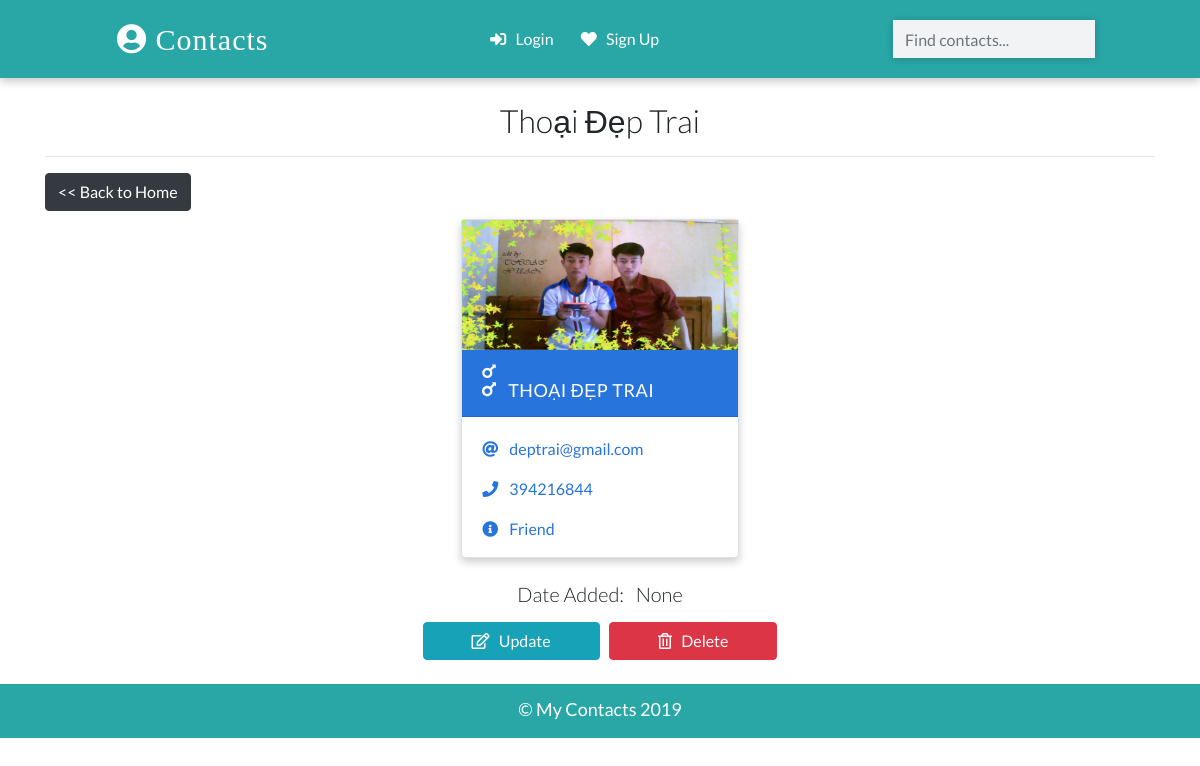
Page /detail/1/ on the committed database.
### app/models.py (models this page shows, shortened)
class Contact(models.Model):
    name = models.CharField(max_length=20)
    email = models.EmailField(max_length=120)
    phone = models.IntegerField()
    info = models.CharField(max_length=30)
    gender = models.CharField(max_length=50, choices=(
        ('male','Male'),
        ('female','Female')
    ))
    image = models.ImageField(upload_to='images/',blank=True)
    date_added = models.DateTimeField(default=datetime.now)
    class Meta:
        ordering =['-id']

### app/views.py (the view)
# urls.py: path('detail/<int:pk>/',views.ContactDetailView.as_view(),name="detail"),
class ContactDetailView(DetailView):
    template_name = 'detail.html'
    model = Contact
    context_object_name ='contact'

### templates/detail.html (shortened to what this page needs)
{% extends 'base.html' %}
{% load static %}
{% block content %}
    <div class="container">
      <h2 class="heading font-weight-light text-center">{{contact.name}}</h2>
      <hr />
      <a href="../../" class="btn btn-dark" role="button"><< Back to Home</a>
    </div>
    <div class="container main-part">
      {% include 'partials/_card.html' %}
    </div>
    <div class="container mt-3">
    <h5 class="text-center my-3 font-weight-light">Date Added: &nbsp; {{contact.date_added}}</h5>
    <p class="text-center text-light">
      <a class="btn btn-info px-5"
      href="{% url 'update' contact.id %}">
      <i class="far fa-edit"></i> &nbsp; Update
      </a>&nbsp;&nbsp;
      <a class="btn btn-danger px-5"
      href="{% url 'delete' contact.id %}"
      >
      <i class="far fa-trash-alt"></i> &nbsp; Delete</a>
      </p>
    </div>
    {% endblock content %}

### templates/partials/_card.html (shortened to what this page needs)
{% load static %}
{% if contact.gender == 'male' %}
  <div class="card my-2 mx-2 boy-card {% if 'detail' in request.path%}mx-auto w-25{%endif%}">
    <img src="{% if contact.image %}
    {{contact.image.url}}
    {% else %}
    {% static './images/boy.png' %}
    {% endif %}" class="img-fluid" />
    <div class="card-header">
      <a href="{% url 'detail' contact.id %}" class="text-white header-link"
        ><i class="fas fa-mars mr-2"></i> {{contact.name}}</a
      >
    </div>
    <div class="card-body pb-0">
      <p>
        <i class="fas fa-at mr-2"></i>
        <a href="mailto:{{contact.name}}">{{contact.email}}</a>
      </p>
      <p>
        <i class="fas fa-phone mr-2"></i>
        <a href="tel:{{contact.phone}}">{{contact.phone}}</a>
      </p>
      <p><i class="fas fa-info-circle mr-2"></i> {{contact.info}}</p>
    </div>
  </div>
{% endif %}

### static/css/main.css (style rules this page uses)
:root { --back: #29a7a6; --girl: #e64298; --boy: #2874dd; }
body { font-family: Lato, sans-serif; }
.card { box-shadow: 0 4px 8px 0 rgba(0, 0, 0, 0.2); transition: 0.3s; min-width: 250px; box-sizing: border-box; }
img { height: 130px !important; }
.card-header { font-size: 18px; letter-spacing: 0.5px; text-transform: uppercase; }
.boy-card .card-header { background-color: var(--boy); }
.boy-card .card-body, .boy-card .card-body p a { color: var(--boy); }
.card-body p { cursor: pointer; }
.main-part { display: flex; flex-wrap: wrap; justify-content: space-evenly; }

### rows in the picture
Contact: name "Thoại Đẹp Trai", image (picture), name "THOẠI ĐẸP TRAI", email "deptrai@gmail.com", phone "394216844", info "Friend", date_added "None"
